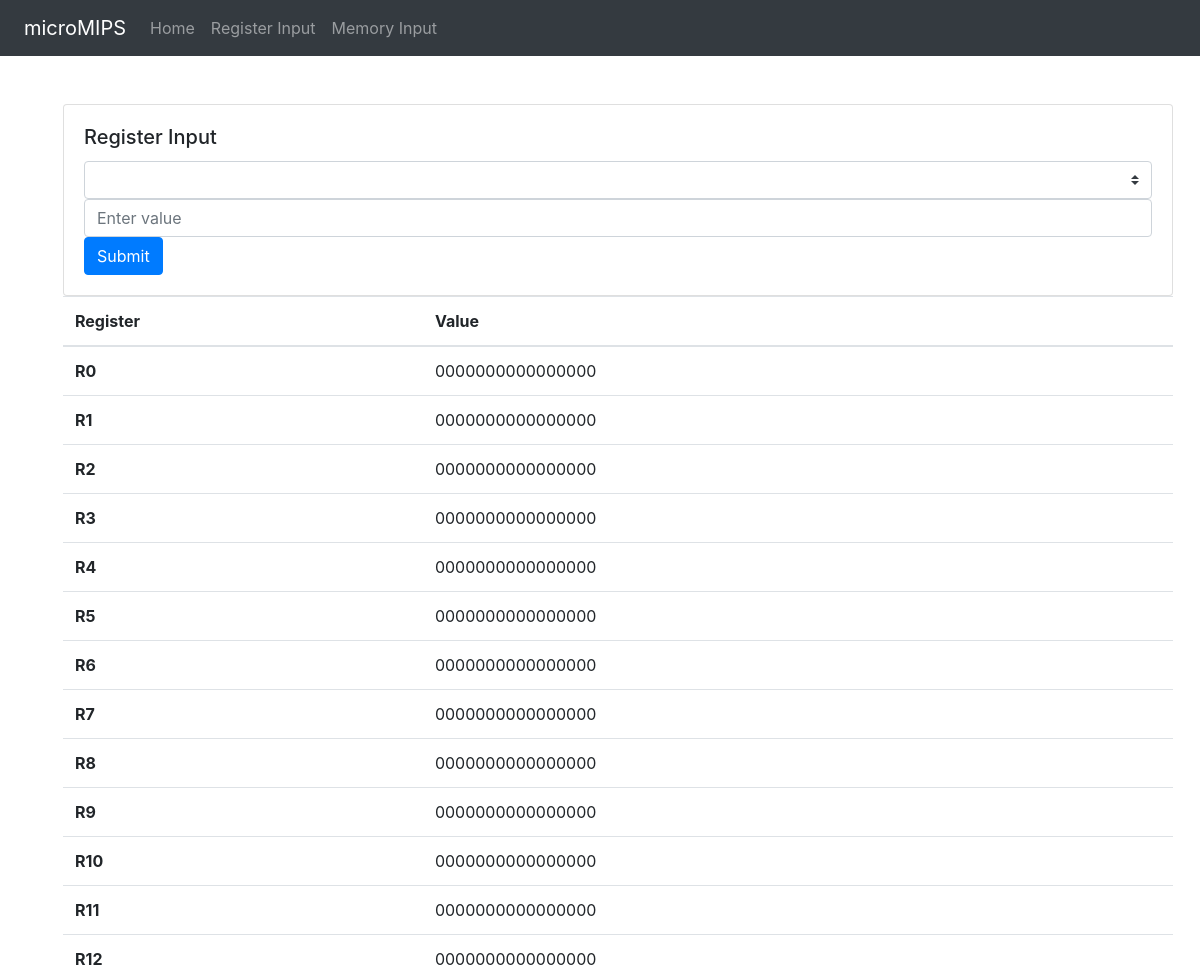
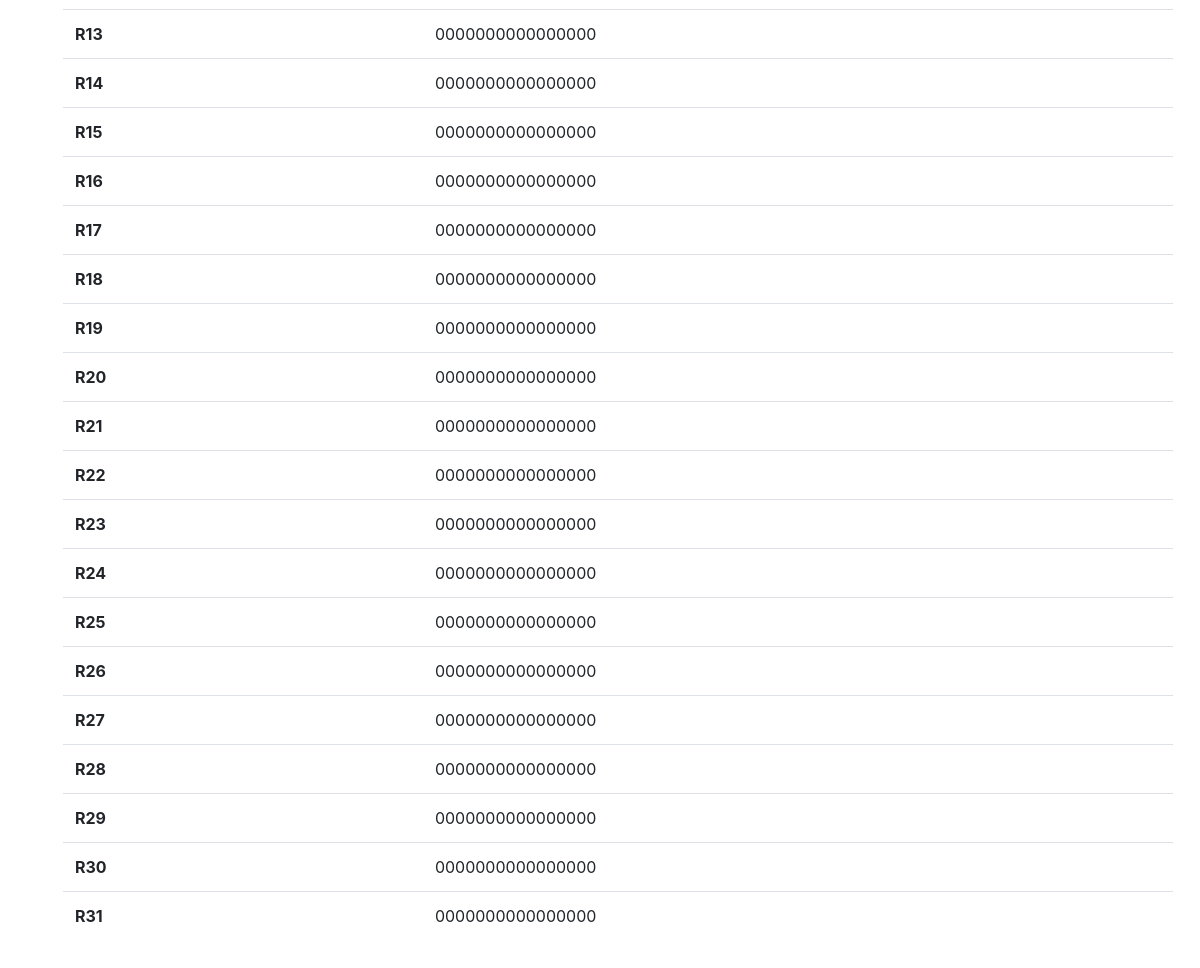
Page /reginput/ on the committed database (2 pictures, top to bottom).
### processor/models.py (models this page shows, shortened)
class Register(models.Model):
	value = models.CharField(default="0000000000000000", max_length=16)

### processor/views.py (the view, shortened to what this page needs)
# urls.py: url(r'^reginput/$', views.regInput, name='regInput'),
def regInput(request):
	reg = Register.objects.all()
	context = {
		'reg': reg,
	}
	return render(request, 'processor/reginput.html', context)

### processor/templates/processor/reginput.html (shortened to what this page needs)
{% extends 'processor/extends/header.html' %}
{% block body %}
<div class="container m-5">
  <div class="card">
    <div class="card-body">
      <h5 class="card-title">Register Input</h5>
      <form method="POST">
        <select class="custom-select" name="regNum">
          <option selected disabled></option>
          <option value="1">R1</option>
        </select>
        <input type="text" name="regVal" class="form-control mb-2 mr-sm-2 mb-sm-0" id="inlineFormInput" placeholder="Enter value">
        <button class="btn btn-primary" type="submit">Submit</button>
      </form>
    </div>
  </div>
  <table class="table">
    <thead>
      <tr>
        <th scope="col">Register</th>
        <th scope="col">Value</th>
      </tr>
    </thead>
    <tbody>
      {% for r in reg %}
      <tr>
        <th scope="row">R{{ r.id }}</th>
        <td>{{ r.value }}</td>
      </tr>
      {% endfor %}
    </tbody>
  </table>
</div>
{% endblock %}

### processor/templates/processor/extends/header.html (shortened to what this page needs)
{% load filterarrays %}
{% load mathfilters %}
{% load static %}
<!doctype html>
<html lang="en">
<head>
  <link rel="stylesheet" type="text/css" href="{% static 'fonts/css/font-awesome.min.css' %}">
	<link rel="stylesheet" type="text/css" href="{% static 'css/bootstrap.min.css' %}">
</head>
<body>
    <nav class="navbar navbar-expand-lg navbar-dark bg-dark">
  		<a class="navbar-brand ml-2" href="/">microMIPS</a>
  		<div class="collapse navbar-collapse" id="navbarNav">
    		<ul class="navbar-nav">
      			<li class="nav-item">
        			<a class="nav-link" href="/">Home</a>
      			</li>
      			<li class="nav-item">
        			<a class="nav-link" href="{% url 'processor:regInput' %}">Register Input</a>
      			</li>
      			<li class="nav-item">
        			<a class="nav-link" href="{% url 'processor:memInput' %}">Memory Input</a>
      			</li>
    		</ul>
  		</div>
	</nav>
	{% block body %}
	{% endblock %}
</body>
</html>

### rows in the picture
Register: id "0", value "0000000000000000"
Register: id "1", value "0000000000000000"
Register: id "2", value "0000000000000000"
Register: id "3", value "0000000000000000"
Register: id "4", value "0000000000000000"
Register: id "5", value "0000000000000000"
Register: id "6", value "0000000000000000"
Register: id "7", value "0000000000000000"
Register: id "8", value "0000000000000000"
Register: id "9", value "0000000000000000"
Register: id "10", value "0000000000000000"
Register: id "11", value "0000000000000000"
Register: id "12", value "0000000000000000"
Register: id "13", value "0000000000000000"
Register: id "14", value "0000000000000000"
Register: id "15", value "0000000000000000"
Register: id "16", value "0000000000000000"
Register: id "17", value "0000000000000000"
Register: id "18", value "0000000000000000"
Register: id "19", value "0000000000000000"
Register: id "20", value "0000000000000000"
Register: id "21", value "0000000000000000"
Register: id "22", value "0000000000000000"
Register: id "23", value "0000000000000000"
Register: id "24", value "0000000000000000"
Register: id "25", value "0000000000000000"
Register: id "26", value "0000000000000000"
Register: id "27", value "0000000000000000"
Register: id "28", value "0000000000000000"
Register: id "29", value "0000000000000000"
Register: id "30", value "0000000000000000"
Register: id "31", value "0000000000000000"
